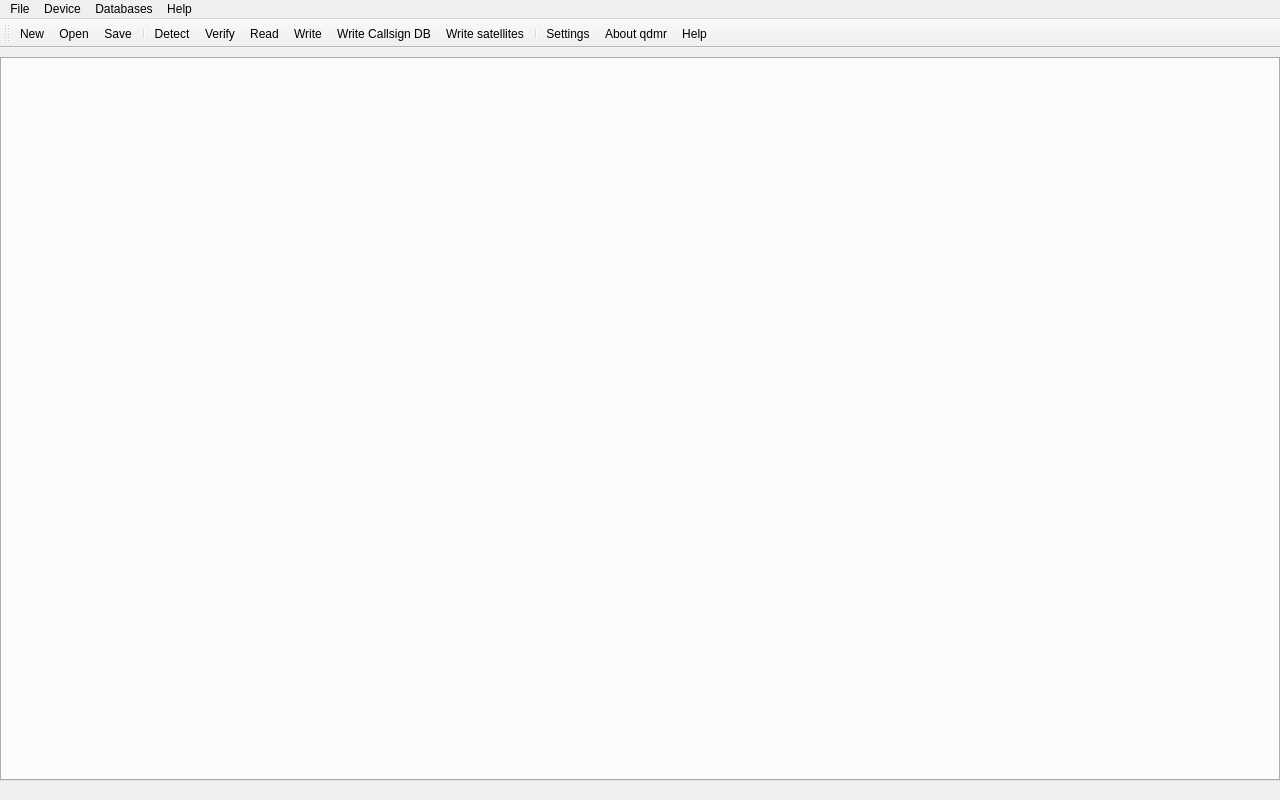
<?xml version="1.0" encoding="UTF-8"?>
<ui version="4.0">
 <class>MainWindow</class>
 <widget class="QMainWindow" name="MainWindow">
  <property name="geometry">
   <rect>
    <x>0</x>
    <y>0</y>
    <width>1280</width>
    <height>800</height>
   </rect>
  </property>
  <property name="minimumSize">
   <size>
    <width>800</width>
    <height>600</height>
   </size>
  </property>
  <property name="windowTitle">
   <string notr="true">qdmr [*]</string>
  </property>
  <property name="windowIcon">
   <iconset theme="qdmr"/>
  </property>
  <property name="documentMode">
   <bool>true</bool>
  </property>
  <property name="unifiedTitleAndToolBarOnMac">
   <bool>true</bool>
  </property>
  <widget class="QWidget" name="centralwidget">
   <property name="sizePolicy">
    <sizepolicy hsizetype="Expanding" vsizetype="Expanding">
     <horstretch>0</horstretch>
     <verstretch>0</verstretch>
    </sizepolicy>
   </property>
   <layout class="QVBoxLayout" name="verticalLayout">
    <property name="leftMargin">
     <number>0</number>
    </property>
    <property name="rightMargin">
     <number>0</number>
    </property>
    <property name="bottomMargin">
     <number>0</number>
    </property>
    <item>
     <widget class="QTabWidget" name="tabs">
      <property name="accessibleName">
       <string notr="true">Tablist</string>
      </property>
      <property name="accessibleDescription">
       <string notr="true">There are several tabs providing general settings, contact, Rx group, channel, zone and scan lists.</string>
      </property>
      <property name="currentIndex">
       <number>-1</number>
      </property>
     </widget>
    </item>
   </layout>
  </widget>
  <widget class="QMenuBar" name="menubar">
   <property name="geometry">
    <rect>
     <x>0</x>
     <y>0</y>
     <width>1280</width>
     <height>23</height>
    </rect>
   </property>
   <widget class="QMenu" name="menuFile">
    <property name="title">
     <string>File</string>
    </property>
    <addaction name="actionNewCodeplug"/>
    <addaction name="actionOpenCodeplug"/>
    <addaction name="actionSaveCodeplug"/>
    <addaction name="actionExportToCHIRP"/>
    <addaction name="actionImport"/>
    <addaction name="separator"/>
    <addaction name="actionQuit"/>
   </widget>
   <widget class="QMenu" name="menuDevice">
    <property name="title">
     <string>Device</string>
    </property>
    <addaction name="actionDetectDevice"/>
    <addaction name="actionVerifyCodeplug"/>
    <addaction name="separator"/>
    <addaction name="actionDownload"/>
    <addaction name="actionDownloadCallsignDB"/>
    <addaction name="actionUpload"/>
    <addaction name="actionUploadCallsignDB"/>
    <addaction name="actionWriteSatellites"/>
   </widget>
   <widget class="QMenu" name="menuHelp">
    <property name="title">
     <string>Help</string>
    </property>
    <addaction name="actionAbout"/>
    <addaction name="actionHelp"/>
   </widget>
   <widget class="QMenu" name="menuDatabases">
    <property name="title">
     <string>Databases</string>
    </property>
    <addaction name="actionRefreshCallsignDB"/>
      <addaction name="actionImportCallsignDB"/>
    <addaction name="actionRefreshTalkgroupDB"/>
    <addaction name="actionRefreshOrbitalElements"/>
    <addaction name="actionEditSatellites"/>
   </widget>
   <addaction name="menuFile"/>
   <addaction name="menuDevice"/>
   <addaction name="menuDatabases"/>
   <addaction name="menuHelp"/>
  </widget>
  <widget class="QStatusBar" name="statusbar">
   <property name="sizeGripEnabled">
    <bool>false</bool>
   </property>
  </widget>
  <widget class="QToolBar" name="toolBar">
   <property name="windowTitle">
    <string notr="true">toolBar</string>
   </property>
   <property name="accessibleName">
    <string>Toolbar</string>
   </property>
   <attribute name="toolBarArea">
    <enum>TopToolBarArea</enum>
   </attribute>
   <attribute name="toolBarBreak">
    <bool>false</bool>
   </attribute>
   <addaction name="actionNewCodeplug"/>
   <addaction name="actionOpenCodeplug"/>
   <addaction name="actionSaveCodeplug"/>
   <addaction name="separator"/>
   <addaction name="actionDetectDevice"/>
   <addaction name="actionVerifyCodeplug"/>
   <addaction name="actionDownload"/>
   <addaction name="actionUpload"/>
   <addaction name="actionUploadCallsignDB"/>
   <addaction name="actionWriteSatellites"/>
   <addaction name="separator"/>
   <addaction name="actionSettings"/>
   <addaction name="actionAbout"/>
   <addaction name="actionHelp"/>
  </widget>
  <action name="actionNewCodeplug">
   <property name="icon">
    <iconset theme="document-new"/>
   </property>
   <property name="text">
    <string>New</string>
   </property>
   <property name="toolTip">
    <string>Creates a new Codeplug.</string>
   </property>
   <property name="shortcut">
    <string>Ctrl+N</string>
   </property>
  </action>
  <action name="actionOpenCodeplug">
   <property name="icon">
    <iconset theme="document-open"/>
   </property>
   <property name="text">
    <string>Open ...</string>
   </property>
   <property name="toolTip">
    <string>&lt;html&gt;&lt;head/&gt;&lt;body&gt;&lt;p&gt;Imports a codeplug from &amp;quot;conf&amp;quot; files.&lt;/p&gt;&lt;/body&gt;&lt;/html&gt;</string>
   </property>
   <property name="shortcut">
    <string>Ctrl+O</string>
   </property>
  </action>
  <action name="actionSaveCodeplug">
   <property name="icon">
    <iconset theme="document-save-as"/>
   </property>
   <property name="text">
    <string>Save ...</string>
   </property>
   <property name="toolTip">
    <string>&lt;html&gt;&lt;head/&gt;&lt;body&gt;&lt;p&gt;Saves the codeplug in a &amp;quot;conf&amp;quot; file.&lt;/p&gt;&lt;/body&gt;&lt;/html&gt;</string>
   </property>
   <property name="shortcut">
    <string>Ctrl+S</string>
   </property>
  </action>
  <action name="actionQuit">
   <property name="icon">
    <iconset theme="application-exit"/>
   </property>
   <property name="text">
    <string>Quit</string>
   </property>
   <property name="toolTip">
    <string>Quits the application.</string>
   </property>
   <property name="shortcut">
    <string>Ctrl+Q</string>
   </property>
  </action>
  <action name="actionDetectDevice">
   <property name="icon">
    <iconset theme="device-search"/>
   </property>
   <property name="text">
    <string>Detect</string>
   </property>
   <property name="toolTip">
    <string>Detect connected radios.</string>
   </property>
  </action>
  <action name="actionVerifyCodeplug">
   <property name="icon">
    <iconset theme="document-verify"/>
   </property>
   <property name="text">
    <string>Verify</string>
   </property>
   <property name="toolTip">
    <string>&lt;html&gt;&lt;head/&gt;&lt;body&gt;&lt;p&gt;Verifies the current codeplug with connected radios.&lt;/p&gt;&lt;/body&gt;&lt;/html&gt;</string>
   </property>
   <property name="shortcut">
    <string>Ctrl+R</string>
   </property>
  </action>
  <action name="actionDownload">
   <property name="icon">
    <iconset theme="device-read"/>
   </property>
   <property name="text">
    <string>Read</string>
   </property>
   <property name="toolTip">
    <string>Reads a codeplug from connected radios.</string>
   </property>
  </action>
    <action name="actionDownloadCallsignDB">
     <property name="icon">
        <iconset theme="document-download"/>
     </property>
     <property name="text">
        <string>Read Call-sign DB ...</string>
     </property>
     <property name="toolTip">
        <string>Reads the call-sign database from a supported radio and saves it as users.json.</string>
     </property>
    </action>
  <action name="actionUpload">
   <property name="icon">
    <iconset theme="device-write"/>
   </property>
   <property name="text">
    <string>Write</string>
   </property>
   <property name="toolTip">
    <string>Writes the codeplug to the connected radio.</string>
   </property>
  </action>
  <action name="actionAbout">
   <property name="icon">
    <iconset theme="help-about"/>
   </property>
   <property name="text">
    <string>About qdmr</string>
   </property>
  </action>
  <action name="actionHelp">
   <property name="icon">
    <iconset theme="help-contents"/>
   </property>
   <property name="text">
    <string>Help</string>
   </property>
   <property name="toolTip">
    <string>Read the handbook.</string>
   </property>
   <property name="shortcut">
    <string>F1</string>
   </property>
  </action>
  <action name="actionSettings">
   <property name="icon">
    <iconset theme="application-settings"/>
   </property>
   <property name="text">
    <string>Settings</string>
   </property>
   <property name="toolTip">
    <string>Shows settings dialog</string>
   </property>
  </action>
  <action name="actionUploadCallsignDB">
   <property name="icon">
    <iconset theme="device-write-callsign"/>
   </property>
   <property name="text">
    <string>Write Callsign DB</string>
   </property>
   <property name="toolTip">
    <string>Writes call-sign DB to radio.</string>
   </property>
  </action>
  <action name="actionRefreshCallsignDB">
   <property name="text">
    <string>Refresh Callsign DB</string>
   </property>
   <property name="toolTip">
    <string>Refreshes the downloaded callsign DB</string>
   </property>
  </action>
   <action name="actionImportCallsignDB">
    <property name="icon">
      <iconset theme="document-import"/>
    </property>
    <property name="text">
      <string>Import Call-sign DB ...</string>
    </property>
    <property name="toolTip">
      <string>Loads a users.json call-sign list for upload during this session.</string>
    </property>
   </action>
  <action name="actionRefreshTalkgroupDB">
   <property name="icon">
    <iconset theme="document-download"/>
   </property>
   <property name="text">
    <string>Refresh Talkgroup DB</string>
   </property>
   <property name="toolTip">
    <string>Refreshes the downloaded talkgroup DB</string>
   </property>
  </action>
  <action name="actionExportToCHIRP">
   <property name="text">
    <string>Export to CHIRP ...</string>
   </property>
   <property name="toolTip">
    <string>Exports all FM channels to CHIRP CSV.</string>
   </property>
  </action>
  <action name="actionImport">
   <property name="text">
    <string>Import ...</string>
   </property>
   <property name="toolTip">
    <string>Imports and merges a codeplug into the current one.</string>
   </property>
  </action>
  <action name="actionRefreshOrbitalElements">
   <property name="text">
    <string>Refresh Orbital Elements</string>
   </property>
   <property name="toolTip">
    <string>Refreshes the orbital elements.</string>
   </property>
   <property name="visible">
    <bool>true</bool>
   </property>
  </action>
  <action name="actionEditSatellites">
   <property name="text">
    <string>Edit Satellites ...</string>
   </property>
   <property name="toolTip">
    <string>Opens an editor to edit your satellite database.</string>
   </property>
   <property name="visible">
    <bool>true</bool>
   </property>
  </action>
  <action name="actionWriteSatellites">
   <property name="text">
    <string>Write satellites</string>
   </property>
   <property name="toolTip">
    <string>Writes the orbital elements and transponder information onto the connected device.</string>
   </property>
   <property name="visible">
    <bool>true</bool>
   </property>
  </action>
 </widget>
 <resources/>
 <connections/>
</ui>
